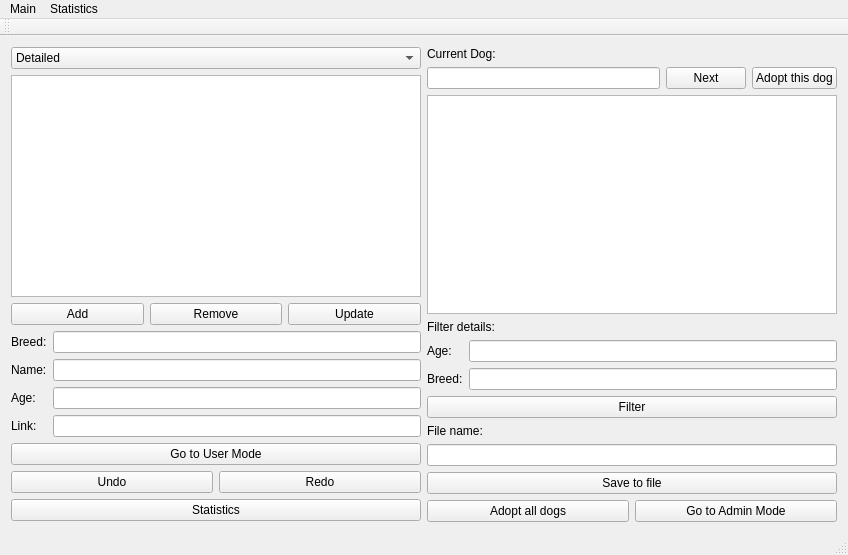
<?xml version="1.0" encoding="UTF-8"?>
<ui version="4.0">
 <class>DogShelterQTClass</class>
 <widget class="QMainWindow" name="DogShelterQTClass">
  <property name="geometry">
   <rect>
    <x>0</x>
    <y>0</y>
    <width>848</width>
    <height>555</height>
   </rect>
  </property>
  <property name="windowTitle">
   <string>DogShelterQT</string>
  </property>
  <widget class="QWidget" name="centralWidget">
   <layout class="QHBoxLayout" name="horizontalLayout_2">
    <item>
     <layout class="QHBoxLayout" name="mainLayout">
      <item>
       <layout class="QVBoxLayout" name="leftLayout">
        <property name="leftMargin">
         <number>0</number>
        </property>
        <property name="bottomMargin">
         <number>1</number>
        </property>
        <item>
         <widget class="QComboBox" name="filterCombo">
          <item>
           <property name="text">
            <string>Detailed</string>
           </property>
          </item>
          <item>
           <property name="text">
            <string>Short</string>
           </property>
          </item>
         </widget>
        </item>
        <item>
         <widget class="QListWidget" name="dogListWidget"/>
        </item>
        <item>
         <layout class="QHBoxLayout" name="buttonLayout">
          <item>
           <widget class="QPushButton" name="addButton">
            <property name="text">
             <string>Add</string>
            </property>
           </widget>
          </item>
          <item>
           <widget class="QPushButton" name="removeButton">
            <property name="text">
             <string>Remove</string>
            </property>
           </widget>
          </item>
          <item>
           <widget class="QPushButton" name="updateButton">
            <property name="text">
             <string>Update</string>
            </property>
           </widget>
          </item>
         </layout>
        </item>
        <item>
         <layout class="QFormLayout" name="formLayout">
          <item row="0" column="0">
           <widget class="QLabel" name="breedLabel">
            <property name="text">
             <string>Breed:</string>
            </property>
           </widget>
          </item>
          <item row="0" column="1">
           <widget class="QLineEdit" name="breedLineEdit"/>
          </item>
          <item row="1" column="0">
           <widget class="QLabel" name="nameLabel">
            <property name="text">
             <string>Name:</string>
            </property>
           </widget>
          </item>
          <item row="1" column="1">
           <widget class="QLineEdit" name="nameLineEdit"/>
          </item>
          <item row="2" column="0">
           <widget class="QLabel" name="ageLabel">
            <property name="text">
             <string>Age:</string>
            </property>
           </widget>
          </item>
          <item row="2" column="1">
           <widget class="QLineEdit" name="ageLineEdit"/>
          </item>
          <item row="3" column="0">
           <widget class="QLabel" name="linkLabel">
            <property name="text">
             <string>Link:</string>
            </property>
           </widget>
          </item>
          <item row="3" column="1">
           <widget class="QLineEdit" name="linkLineEdit"/>
          </item>
         </layout>
        </item>
        <item>
         <widget class="QPushButton" name="toUserMode">
          <property name="text">
           <string>Go to User Mode</string>
          </property>
         </widget>
        </item>
        <item>
         <layout class="QHBoxLayout" name="horizontalLayout_4">
          <item>
           <widget class="QPushButton" name="undoButton">
            <property name="text">
             <string>Undo</string>
            </property>
           </widget>
          </item>
          <item>
           <widget class="QPushButton" name="redoButton">
            <property name="text">
             <string>Redo</string>
            </property>
           </widget>
          </item>
         </layout>
        </item>
        <item>
         <widget class="QPushButton" name="statButton">
          <property name="text">
           <string>Statistics</string>
          </property>
         </widget>
        </item>
       </layout>
      </item>
      <item>
       <layout class="QVBoxLayout" name="rightLayout">
        <item>
         <widget class="QLabel" name="nextLabel">
          <property name="text">
           <string>Current Dog:</string>
          </property>
         </widget>
        </item>
        <item>
         <layout class="QHBoxLayout" name="nextLayout">
          <item>
           <widget class="QLineEdit" name="nextDogLineEdit"/>
          </item>
          <item>
           <widget class="QPushButton" name="nextButton">
            <property name="text">
             <string>Next</string>
            </property>
           </widget>
          </item>
          <item>
           <widget class="QPushButton" name="adoptCurrent">
            <property name="text">
             <string>Adopt this dog</string>
            </property>
           </widget>
          </item>
         </layout>
        </item>
        <item>
         <widget class="QListWidget" name="adoptedListWidget">
          <property name="enabled">
           <bool>true</bool>
          </property>
         </widget>
        </item>
        <item>
         <widget class="QLabel" name="filterLabel">
          <property name="text">
           <string>Filter details:</string>
          </property>
         </widget>
        </item>
        <item>
         <layout class="QFormLayout" name="filterForm">
          <item row="1" column="0">
           <widget class="QLabel" name="breedLabel2">
            <property name="text">
             <string>Breed:</string>
            </property>
           </widget>
          </item>
          <item row="1" column="1">
           <widget class="QLineEdit" name="breedLineEditFilter">
            <property name="text">
             <string/>
            </property>
           </widget>
          </item>
          <item row="0" column="0">
           <widget class="QLabel" name="ageLabel2">
            <property name="text">
             <string>Age:</string>
            </property>
           </widget>
          </item>
          <item row="0" column="1">
           <widget class="QLineEdit" name="ageLineEditFilter"/>
          </item>
         </layout>
        </item>
        <item>
         <widget class="QPushButton" name="filterButton">
          <property name="text">
           <string>Filter</string>
          </property>
         </widget>
        </item>
        <item>
         <widget class="QLabel" name="fileNameLabel">
          <property name="text">
           <string>File name:</string>
          </property>
         </widget>
        </item>
        <item>
         <widget class="QLineEdit" name="fileNameLineEdit"/>
        </item>
        <item>
         <widget class="QPushButton" name="savetoFileButton">
          <property name="text">
           <string>Save to file</string>
          </property>
         </widget>
        </item>
        <item>
         <layout class="QHBoxLayout" name="horizontalLayout">
          <item>
           <widget class="QPushButton" name="adoptAll">
            <property name="text">
             <string>Adopt all dogs</string>
            </property>
           </widget>
          </item>
          <item>
           <widget class="QPushButton" name="toAdminMode">
            <property name="text">
             <string>Go to Admin Mode</string>
            </property>
           </widget>
          </item>
         </layout>
        </item>
       </layout>
      </item>
     </layout>
    </item>
   </layout>
  </widget>
  <widget class="QMenuBar" name="menuBar">
   <property name="geometry">
    <rect>
     <x>0</x>
     <y>0</y>
     <width>848</width>
     <height>21</height>
    </rect>
   </property>
   <widget class="QMenu" name="menuMain">
    <property name="title">
     <string>Main</string>
    </property>
   </widget>
   <widget class="QMenu" name="menuStatistics">
    <property name="title">
     <string>Statistics</string>
    </property>
   </widget>
   <addaction name="menuMain"/>
   <addaction name="menuStatistics"/>
  </widget>
  <widget class="QToolBar" name="mainToolBar">
   <attribute name="toolBarArea">
    <enum>TopToolBarArea</enum>
   </attribute>
   <attribute name="toolBarBreak">
    <bool>false</bool>
   </attribute>
  </widget>
  <widget class="QStatusBar" name="statusBar"/>
 </widget>
 <layoutdefault spacing="6" margin="11"/>
 <resources>
  <include location="dogshelterqt.qrc"/>
 </resources>
 <connections/>
</ui>
